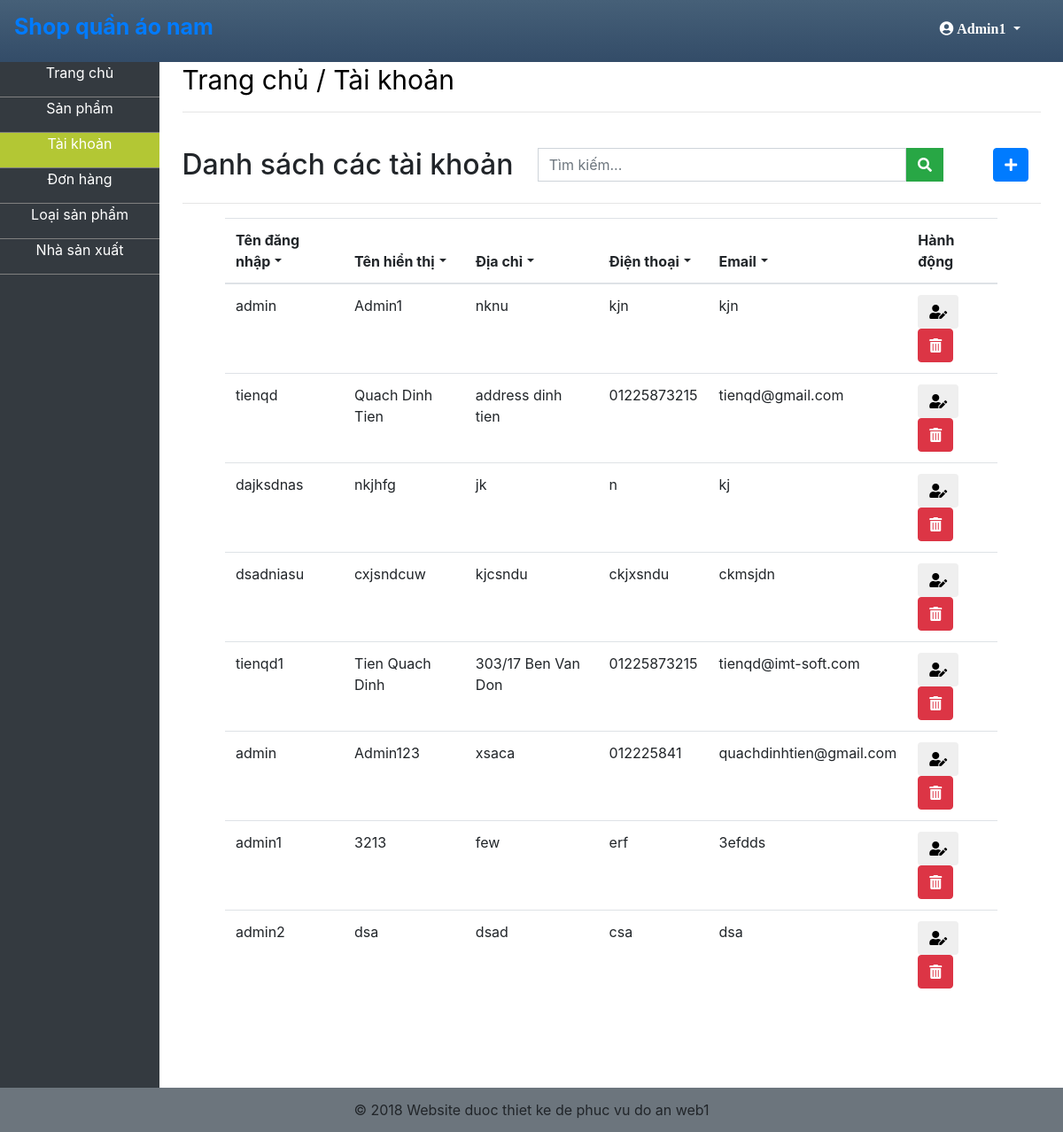
Page /gui/admin/index.php?a=2 (signed in) on the committed database.
### tables this page shows
CREATE TABLE `users` (
  `id` bigint(20) NOT NULL,
  `username` varchar(255) NOT NULL,
  `password` varchar(255) NOT NULL,
  `full_name` varchar(255) NOT NULL,
  `avatar` longblob,
  `address` varchar(255) NOT NULL,
  `phone_number` varchar(255) NOT NULL,
  `email` varchar(255) NOT NULL,
  `role_id` int(11) NOT NULL
);

### BUS/UserBUS.php (called while the page is built, shortened)
<?php
class UserBUS
{
    var $userDAO;
    public function __construct()
    {
        $this->userDAO = new UserDAO();
    }
    public function GetAll()
    {
        return $this->userDAO->GetAll();
    }
    public function GetByID($user_id)
    {
        return $this->userDAO->GetByID($user_id);
    }
}

### DAO/DB.php (called while the page is built, shortened)
<?php
class DB
{
    var $db_host = "localhost";
    var $db_username = "root";
    var $db_password = "";
    var $db_dbName = "quanlybanhang";
    public function ExecuteQuery($sql)
    {
        $conn = mysqli_connect($this->db_host,$this->db_username,$this->db_password,$this->db_dbName) or die("Cannot connect to Database");
        mysqli_set_charset($conn,"utf8");
        $result = mysqli_query($conn, $sql);
        return $result;
    }
}

### DAO/UserDAO.php (called while the page is built, shortened)
<?php
class UserDAO extends DB
{
    public function GetAll()
    {
        $sql = "select id, username, password, avatar, full_name, address, phone_number, email, role_id from users";
        $result = $this->ExecuteQuery($sql);
        $users = array();
        while($row=mysqli_fetch_array($result))
        {
            extract($row);
            $user = new User();
            $user->id = $id;
            $user->username = $username;
            $user->password = $password;
            $user->avatar = $avatar;
            $user->full_name = $full_name;
            $user->address = $address;
            $user->phone_number = $phone_number;
            $user->email = $email;
            $user->role_id = $role_id;
            $users[] = $user;
        }
        return $users;
    }
    public function GetByID($user_id)
    {
        $sql = "select id, username, avatar, full_name, address, phone_number, email, role_id from users WHERE id = $user_id";
        $result = $this->ExecuteQuery($sql);
        $row=mysqli_fetch_array($result);
        extract($row);
        $user = new User();
        $user->id = $id;
        $user->username = $username;
        $user->avatar = $avatar;
        $user->full_name = $full_name;
        $user->address = $address;
        $user->phone_number = $phone_number;
        $user->email = $email;
        $user->role_id = $role_id;
        return $user;
    }
}

### gui/admin/pages/users.php (the view, shortened to what this page needs)
<?php
    $users = (new UserBUS())->GetAll();
?>
<div class="row">
    <h2 class="col-5" style="display: inline-block;">Danh sách các tài khoản</h2>
    <div class="col-6">
        <?php
            include("./layouts/search_form.php");
        ?>
    </div>
    <a class="col-1 float-right" href="./index.php?a=5&bus=user"><button class="btn btn-primary"><i class="fa fa-plus"></i></button></a>
</div>
<hr/>
<table class="table table-hover">
    <thead>
        <tr>
            <th class="arrow-down" onclick="sortTable(0, this)">Tên đăng nhập</th>
            <th class="arrow-down" onclick="sortTable(1, this)">Tên hiển thị</th>
            <th class="arrow-down" onclick="sortTable(2, this)">Địa chỉ</th>
            <th class="arrow-down" onclick="sortTable(3, this)">Điện thoại</th>
            <th class="arrow-down" onclick="sortTable(4, this)">Email</th>
            <th>Hành động</th>
        </tr>
    </thead>
    <tbody>
            <?php
                if(count($users) == 0)
                {
                    echo "<td class='text-center' colspan='6'>Không có tài khoản để hiển thị</td>";
                }
                else
                {
                    foreach($users as $user)
                    {
                    ?>
            <tr>
                <td><?php echo $user->username; ?></td>
                <td><?php echo $user->full_name; ?></td>
                <td>
                    <?php echo $user->address; ?>
                </td>
                <td><?php echo $user->phone_number; ?></td>
                <td><?php echo $user->email; ?></td>
                <td>
                    <a href="./index.php?a=5&bus=user&id=<?php echo $user->id ?>"><button class='btn'><i class="fa fa-user-edit"></i></button></a>
                    <button class='btn btn-danger' onclick='Load(<?php echo $user->id; ?>)' data-toggle="modal" data-target="#myModal"><i class="fa fa-trash-alt"></i> </button>
                </td>
            </tr>
                <?php }}
                ?>
    </tbody>
</table>

### gui/admin/index.php (shortened to what this page needs)
<!DOCTYPE html>
<html lang="en">
<head>
    <link rel="stylesheet" href="../css/bootstrap.min.css" />
    <link rel="stylesheet" href="../css/all.min.css" />
    <link rel="stylesheet" href="../css/style.css" />
</head>
<body onresize="ResizePage()">
        <?php
            include_once("./layouts/header.php");
        ?>
        <?php
            include_once("./layouts/menu.php");
        ?>
        <div class="d-block float-left" style="width: 85%;">
            <div id="admin_content" class="mx-auto" style="width: 95%;">
            <?php
                include_once("./layouts/sub-header.php");
            ?>
            <br/>
            <?php
                $a = 0;
                if(isset($_GET['a']))
                {
                    $a = $_GET['a'];
                }
                if($a == 0)
                {
                    include_once("./pages/dashboard.php");
                }
                else if($a == 1)
                {
                    include_once("./pages/products.php");
                }
                else if($a == 2)
                {
                    include_once("./pages/users.php");
                }
            ?>
        </div>
        </div>
        <?php
            include_once("./layouts/footer.php");
        ?>
</body>
</html>

### gui/admin/layouts/header.php (shortened to what this page needs)
<div id="admin_header" class="bg-dark">
    <div class="d-inline-block h-100 ml-3">
        <a class="d-inline-block" href="./index.php" style="font-size: 25px; font-weight:bold; line-height: 60px;">
            Shop quần áo nam
        </a>
    </div>
    <div class="float-right h-100">
        <ul class="nav float-right d-inline-block" style="line-height: 60px;">
            <li class="dropdown">
                <a id="dropdown_info" href="#" class="dropdown-toggle mr-5 align-middle" data-toggle="dropdown">
                    <span class="fa fa-user-circle">
                        <?php
                            $current_user = (new UserBUS())->GetByID($_SESSION["current_user_id"]);
                            echo "<div class='m-r-1' style='display: inline-block;'>$current_user->full_name</div>";
                        ?>
                    </span>
                </a>
            </li>
        </ul>
    </div>
</div>

### gui/admin/layouts/menu.php (shortened to what this page needs)
<div id="admin_menu" class="d-block float-left bg-dark">
    <div class="wrapper w-100">
        <nav id="sidebar">
            <ul class="list-unstyled components">
                <li id="dashboard_link">
                    <a class="mb-2 d-inline-block text-center w-100 h-100" href="./index.php?a=0">Trang chủ</a>
                </li>
                <li id="product_link" >
                    <a class="mb-2 d-inline-block text-center w-100 h-100" href="./index.php?a=1">Sản phẩm</a>
                </li>
                <li id="user_link" >
                    <a class="mb-2 d-inline-block text-center w-100 h-100" href="./index.php?a=2">Tài khoản</a>
                </li>
                <li id="invoice_link">
                    <a class="mb-2 d-inline-block text-center w-100 h-100" href="./index.php?a=3">Đơn hàng</a>
                </li>
                <li id="product_type_link">
                    <a class="mb-2 d-inline-block text-center w-100 h-100" href="./index.php?a=4">Loại sản phẩm</a>
                </li>
                <li id="manufacturer_link">
                    <a class="mb-2 d-inline-block text-center w-100 h-100" href="./index.php?a=6">Nhà sản xuất</a>
                </li>
            </ul>
        </nav>
    </div>
</div>

### gui/admin/layouts/sub-header.php
<a href="./index.php" id="sub_title" class="d-inline-block">Trang chủ</a>
<hr />

### gui/admin/layouts/search_form.php
<form id="search_form" action="" method="get" autocomplete="off" style="clear: both;">
    <div class="row">
        <input type="text" name="q" class="form-control col-sm-10 mr-0" placeholder="Tìm kiếm..." value="<?php echo isset($_GET['q']) ? $_GET['q'] : ''; ?>" />
        <div class="ml-0 d-inline-block">
            <span class="btn btn-success" onclick="$('#search_form').submit()"><i class="fa fa-search"></i></span>
        </div>
    </div>
</form>

### gui/admin/layouts/footer.php (shortened to what this page needs)
<div id="admin_footer"  style="clear: both; width: 100%; min-height: 50px;">
    <div class="d-block bg-secondary text-center" style="width: 100%;">
        <span id="footer_content">
            &copy; 2018 Website duoc thiet ke de phuc vu do an web1
        </span>
    </div>
</div>

### gui/css/style.css (style rules this page uses)
#admin_header { height: 70px; width: 100%; background: -webkit-gradient(linear, left top, left bottom, color-stop(0%, #466078), color-stop(100%, #334c68)); }
#sub_title { text-decoration: none; color: #000; display: inline-block; font-size: 30px; line-height: 40px; }
.arrow-down::after { content: ""; border-left: .255rem solid transparent; border-right: 0.255rem solid transparent; border-top: .255rem solid; top: 11px; left: 5px; position: relative; }
a#dropdown_info { color:#FFF; }
#admin_menu { width: 15%; }
#admin_menu a { color:#FFF; }
.active { color: #fff; background-color: #b3c734 !important; }
#admin_menu li { border-bottom: 1px solid gray; height:40px; }
table tr th { cursor:pointer; }
#search_form input, #search_form .btn { border-radius:0px; }
table.table { width:90%; margin: auto; }
body { margin:0; }
a { text-decoration: none; }

### rows in the picture
users: full_name "Admin1", username "admin", address "nknu", phone_number "kjn", email "kjn"
users: username "tienqd", full_name "Quach Dinh Tien", address "address dinh tien", phone_number "01225873215", email "tienqd@gmail.com"
users: username "dajksdnas", full_name "nkjhfg", address "jk", phone_number "n", email "kj"
users: username "dsadniasu", full_name "cxjsndcuw", address "kjcsndu", phone_number "ckjxsndu", email "ckmsjdn"
users: username "tienqd1", full_name "Tien Quach Dinh", address "303/17 Ben Van Don", phone_number "01225873215", email "tienqd@imt-soft.com"
users: username "admin", full_name "Admin123", address "xsaca", phone_number "012225841", email "quachdinhtien@gmail.com"
users: username "admin1", full_name "3213", address "few", phone_number "erf", email "3efdds"
users: username "admin2", full_name "dsa", address "dsad", phone_number "csa", email "dsa"
